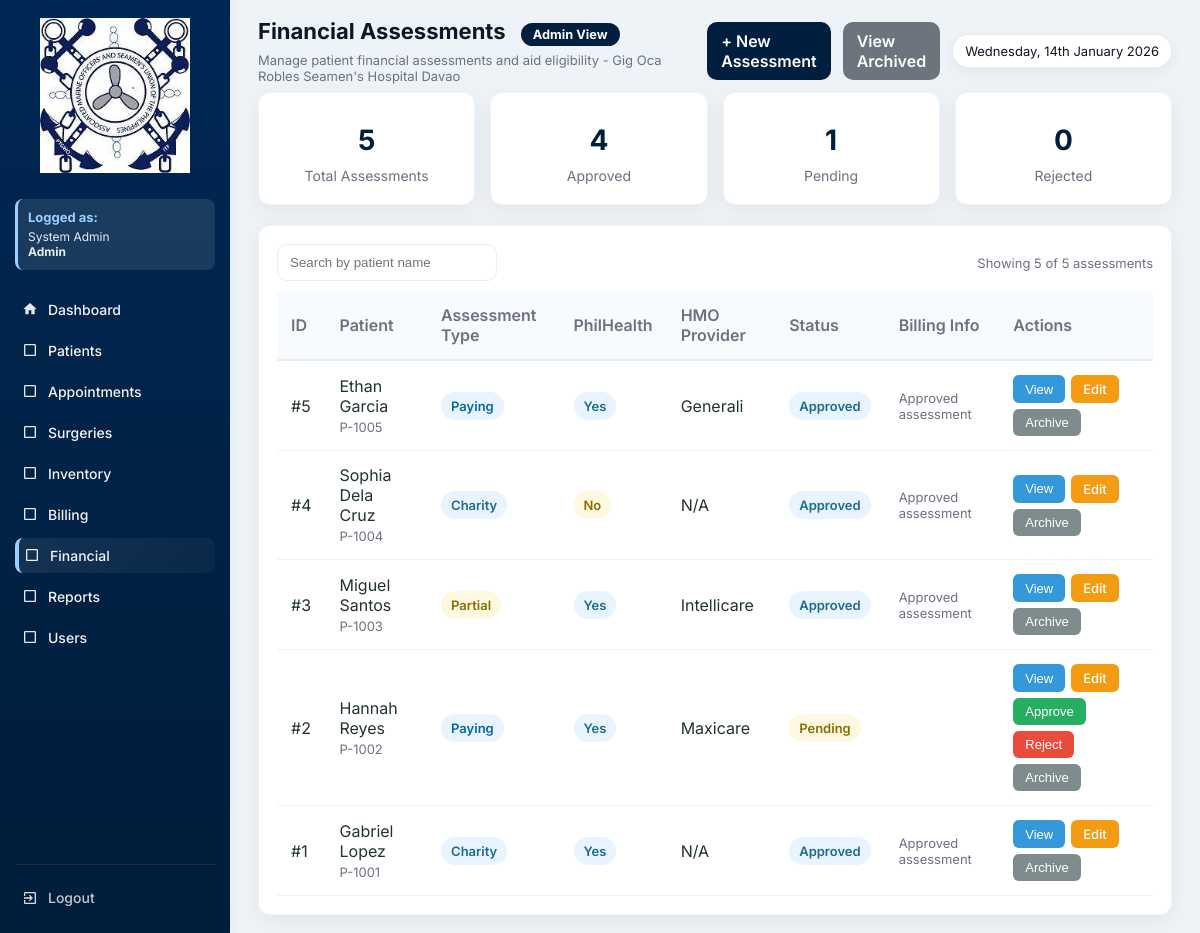
Page /financials.php (signed in) on the earlier database version.
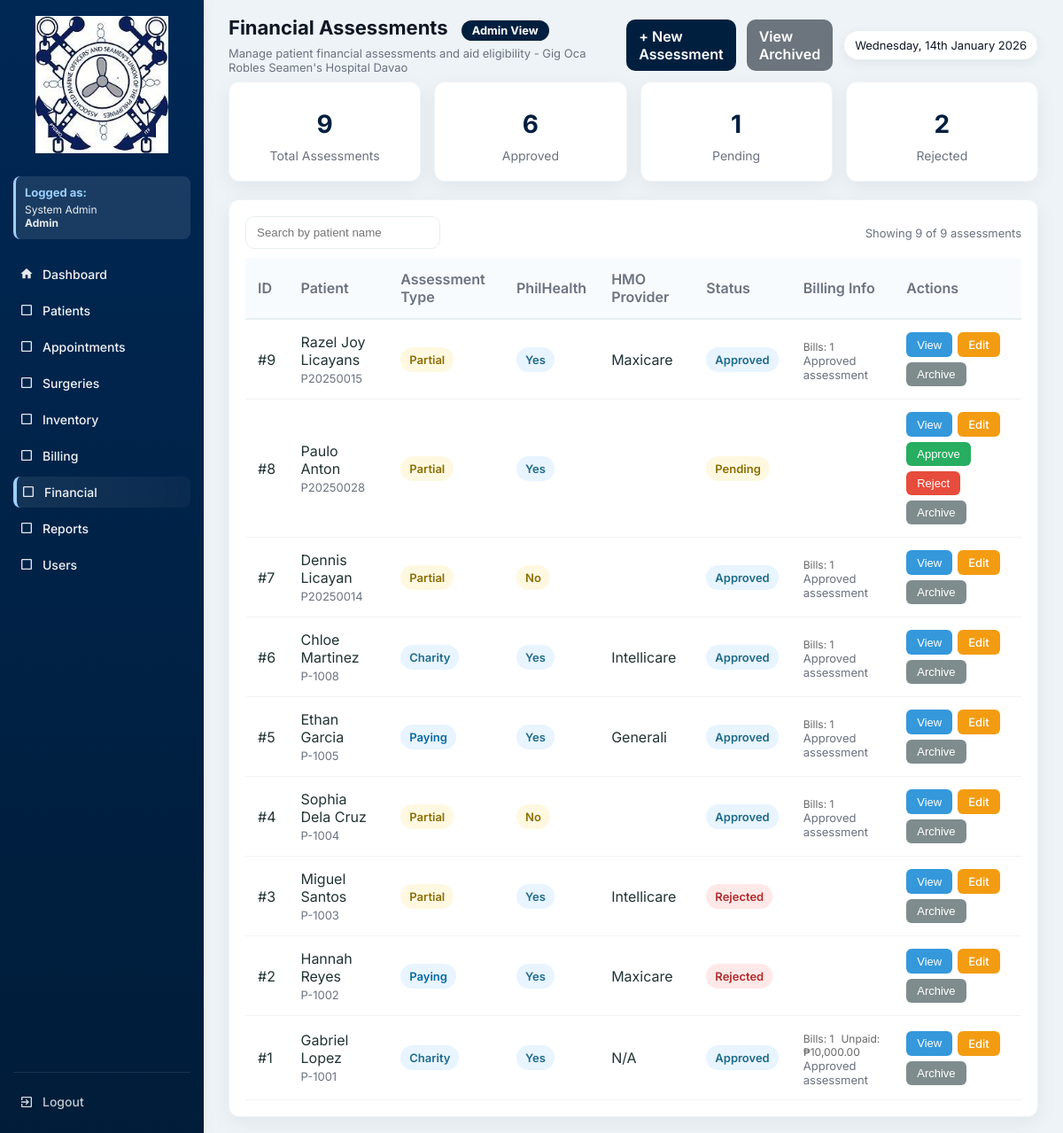
Same page on the later database version.
### tables this page shows
CREATE TABLE `financial_assessment` (
  `id` int(11) NOT NULL,
  `patient_id` int(11) DEFAULT NULL,
  `billing_id` int(11) DEFAULT NULL,
  `assessment_type` enum('Charity','Partial','Paying') DEFAULT NULL,
  `philhealth_eligible` tinyint(1) DEFAULT 0,
  `hmo_provider` varchar(100) DEFAULT NULL,
  `status` enum('Pending','Approved','Rejected') DEFAULT 'Pending',
  `is_archived` tinyint(1) DEFAULT 0,
  `archived_at` datetime DEFAULT NULL,
  `archived_by` int(11) DEFAULT NULL,
  `reviewed_at` datetime DEFAULT NULL,
  `reviewed_by` int(11) DEFAULT NULL,
  `created_at` timestamp NOT NULL DEFAULT current_timestamp()
);

CREATE TABLE `patients` (
  `id` int(11) NOT NULL,
  `patient_code` varchar(20) DEFAULT NULL,
  `first_name` varchar(100) DEFAULT NULL,
  `last_name` varchar(100) DEFAULT NULL,
  `gender` varchar(10) DEFAULT NULL,
  `sex` enum('Male','Female') DEFAULT NULL,
  `birth_date` date DEFAULT NULL,
  `phone` varchar(50) DEFAULT NULL,
  `address` text DEFAULT NULL,
  `guardian` varchar(100) DEFAULT NULL,
  `blood_type` varchar(10) DEFAULT NULL,
  `weight` decimal(5,2) DEFAULT NULL,
  `height` decimal(5,2) DEFAULT NULL,
  `pulse_rate` int(11) DEFAULT NULL,
  `temperature` decimal(4,2) DEFAULT NULL,
  `guardian_name` varchar(150) DEFAULT NULL,
  `created_at` timestamp NOT NULL DEFAULT current_timestamp(),
  `is_archived` tinyint(1) DEFAULT 0,
  `archived_at` datetime DEFAULT NULL,
  `archived_by` int(11) DEFAULT NULL
);

### functions.php (called while the page is built, shortened)
<?php
function fetchAll($conn, $sql, $types = null, $params = [])
{
    $stmt = $conn->prepare($sql);
    $stmt->execute();
    $res = $stmt->get_result();
    $rows = $res->fetch_all(MYSQLI_ASSOC);
    return $rows;
}
function fetchOne($conn, $sql, $types = null, $params = [])
{
    $stmt = $conn->prepare($sql);
    if ($types) {
        $stmt->bind_param($types, ...$params);
    }
    $stmt->execute();
    $res = $stmt->get_result();
    $row = $res->fetch_assoc();
    return $row;
}
function h($s){
    return htmlspecialchars($s, ENT_QUOTES);
}
?>

### financials.php (the view, shortened to what the changed rows need)
<?php
require 'config.php';
require 'functions.php';
$current_role = $_SESSION['role'] ?? 'Guest';
$role_permissions = [
    'Admin' => [
        'dashboard.php' => 'Dashboard',
        'patients.php' => 'Patients',
        'appointments.php' => 'Appointments',
        'surgeries.php' => 'Surgeries',
        'inventory.php' => 'Inventory',
        'billing.php' => 'Billing',
        'financials.php' => 'Financial',
        'reports.php' => 'Reports',
        'users.php' => 'Users'
    ],
    'Doctor' => [
        'dashboard.php' => 'Dashboard',
        'patients.php' => 'Patients',
        'appointments.php' => 'Appointments',
        'surgeries.php' => 'Surgeries',
        'inventory.php' => 'Inventory',
        'reports.php' => 'Reports'
    ],
    'Nurse' => [
        'dashboard.php' => 'Dashboard',
        'patients.php' => 'Patients',
        'appointments.php' => 'Appointments',
        'inventory.php' => 'Inventory',
        'reports.php' => 'Reports'
    ],
    'Staff' => [
        'dashboard.php' => 'Dashboard',
        'patients.php' => 'Patients',
        'appointments.php' => 'Appointments',
        'reports.php' => 'Reports'
    ],
    'Inventory' => [
        'dashboard.php' => 'Dashboard',
        'inventory.php' => 'Inventory',
        'reports.php' => 'Reports'
    ],
    'Billing' => [
        'dashboard.php' => 'Dashboard',
        'billing.php' => 'Billing',
        'financials.php' => 'Financial',
        'reports.php' => 'Reports'
    ],
    'SocialWorker' => [
        'dashboard.php' => 'Dashboard',
        'financials.php' => 'Financial',
        'reports.php' => 'Reports'
    ]
];
$allowed_pages = $role_permissions[$current_role] ?? ['dashboard.php' => 'Dashboard'];
$current_user_id = $_SESSION['user_id'] ?? 0;
$current_user = fetchOne($conn, "SELECT role FROM users WHERE id = ?", "i", [$current_user_id]);
$is_admin = ($current_user['role'] ?? '') === 'Admin';
$is_social_worker = ($current_user['role'] ?? '') === 'SocialWorker';
$assessments_per_page = 10;
$current_page = isset($_GET['page']) ? max(1, intval($_GET['page'])) : 1;
$offset = ($current_page - 1) * $assessments_per_page;
$show_archived = isset($_GET['show']) && $_GET['show'] === 'archived';
$archive_condition = $show_archived ? "f.is_archived = 1" : "f.is_archived = 0";
$total_assessments_query = "SELECT COUNT(*) as total FROM financial_assessment f WHERE $archive_condition";
$total_assessments_result = mysqli_query($conn, $total_assessments_query);
$total_assessments_row = mysqli_fetch_assoc($total_assessments_result);
$total_assessments = $total_assessments_row['total'];
$rows = fetchAll($conn, "
    SELECT
        f.*,
        p.first_name,
        p.last_name,
        p.patient_code,
        arch_user.full_name AS archived_by_name,
        COUNT(b.id) as bill_count,
        SUM(CASE WHEN b.status = 'Unpaid' THEN b.amount_due ELSE 0 END) as total_unpaid
    FROM financial_assessment f
    LEFT JOIN patients p ON f.patient_id = p.id
    LEFT JOIN users arch_user ON f.archived_by = arch_user.id
    LEFT JOIN billing b ON f.id = b.financial_assessment_id
    WHERE {$archive_condition}
    GROUP BY f.id
    ORDER BY f.id DESC
    LIMIT $offset, $assessments_per_page
", null, []);
$total_stats = fetchOne($conn, "SELECT COUNT(*) as total FROM financial_assessment", null, []);
$approved_stats = fetchOne($conn, "SELECT COUNT(*) as total FROM financial_assessment WHERE status = 'Approved'", null, []);
$pending_stats = fetchOne($conn, "SELECT COUNT(*) as total FROM financial_assessment WHERE status = 'Pending'", null, []);
$rejected_stats = fetchOne($conn, "SELECT COUNT(*) as total FROM financial_assessment WHERE status = 'Rejected'", null, []);
?>
<!DOCTYPE html>
<html lang="en">
<head>
</head>
<body>
  <div class="app">
    <aside class="sidebar" id="sidebar">
      <nav class="menu" id="mainMenu">
        <?php foreach($allowed_pages as $page => $label): ?>
          <?php if($page !== 'dashboard.php'): ?>
            <a href="<?php echo $page; ?>" class="menu-item <?php echo basename($_SERVER['PHP_SELF']) == $page ? 'active' : ''; ?>">
              <span class="icon">
                <?php
                  $icons = [
                    'patients.php' => '<svg viewBox="0 0 24 24" fill="currentColor"><path d="M12 12c2.21 0 4-1.79 4-4s-1.79-4-4-4-4 1.79-4 4 1.79 4 4 4zm0 2c-2.67 0-8 1.34-8 4v2h16v-2c0-2.66-5.33-4-8-4z"/></svg>',
                    'appointments.php' => '<svg viewBox="0 0 24 24" fill="currentColor"><path d="M19 3h-1V1h-2v2H8V1H6v2H5c-1.11 0-1.99.9-1.99 2L3 19c0 1.1.89 2 2 2h14c1.1 0 2-.9 2-2V5c0-1.1-.9-2-2-2zm0 16H5V8h14v11zM7 10h5v5H7z"/></svg>',
                    'surgeries.php' => '<svg viewBox="0 0 24 24" fill="currentColor"><path d="M12 2C8.13 2 5 5.13 5 9c0 5.25 7 13 7 13s7-7.75 7-13c0-3.87-3.13-7-7-7zm0 9.5c-1.38 0-2.5-1.12-2.5-2.5s1.12-2.5 2.5-2.5 2.5 1.12 2.5 2.5-1.12 2.5-2.5 2.5z"/></svg>',
                    'inventory.php' => '<svg viewBox="0 0 24 24" fill="currentColor"><path d="M20 8h-3V4H7v4H4v14h16V8zM9 6h6v2H9V6zm11 14H4v-9h16v9zm-7-7H8v-2h5v2z"/></svg>',
                    'billing.php' => '<svg viewBox="0 0 24 24" fill="currentColor"><path d="M11.8 10.9c-2.27-.59-3-1.2-3-2.15 0-1.09 1.01-1.85 2.7-1.85 1.78 0 2.44.85 2.5 2.1h2.21c-.07-1.72-1.12-3.3-3.21-3.81V3h-3v2.16c-1.94.42-3.5 1.68-3.5 3.61 0 2.31 1.91 3.46 4.7 4.13 2.5.6 3 1.48 3 2.41 0 .69-.49 1.79-2.7 1.79-2.06 0-2.87-.92-2.98-2.1h-2.2c.12 2.19 1.76 3.42 3.68 3.83V21h3v-2.15c1.95-.37 3.5-1.5 3.5-3.55 0-2.84-2.43-3.81-4.7-4.4z"/></svg>',
                    'financials.php' => '<svg viewBox="0 0 24 24" fill="currentColor"><path d="M3 13h8V3H3v10zm0 8h8v-6H3v6zm10 0h8V11h-8v10zm0-18v6h8V3h-8z"/></svg>',
                    'reports.php' => '<svg viewBox="0 0 24 24" fill="currentColor"><path d="M19 3H5c-1.1 0-2 .9-2 2v14c0 1.1.9 2 2 2h14c1.1 0 2-.9 2-2V5c0-1.1-.9-2-2-2zM9 17H7v-7h2v7zm4 0h-2V7h2v10zm4 0h-2v-4h2v4z"/></svg>',
                    'users.php' => '<svg viewBox="0 0 24 24" fill="currentColor"><path d="M16 11c1.66 0 2.99-1.34 2.99-3S17.66 5 16 5c-1.66 0-3 1.34-3 3s1.34 3 3 3zm-8 0c1.66 0 2.99-1.34 2.99-3S9.66 5 8 5C6.34 5 5 6.34 5 8s1.34 3 3 3zm0 2c-2.33 0-7 1.17-7 3.5V19h14v-2.5c0-2.33-4.67-3.5-7-3.5zm8 0c-.29 0-.62.02-.97.05 1.16.84 1.97 1.97 1.97 3.45V19h6v-2.5c0-2.33-4.67-3.5-7-3.5z"/></svg>'
                  ];
                  echo $icons[$page] ?? '<svg viewBox="0 0 24 24" fill="currentColor"><path d="M19 5v14H5V5h14m0-2H5c-1.1 0-2 .9-2 2v14c0 1.1.9 2 2 2h14c1.1 0 2-.9 2-2V5c0-1.1-.9-2-2-2z"/></svg>';
                ?>
              </span>
              <span class="label"><?php echo $label; ?></span>
            </a>
          <?php endif; ?>
        <?php endforeach; ?>
      </nav>
    </aside>
    <div class="main" id="mainContent">
      <div class="topbar">
        <div class="top-left">
          <h1>Financial Assessments <?php echo $show_archived ? '(Archived)' : ''; ?>
            <span class="role-badge role-<?php echo strtolower($current_role); ?>">
              <?php echo htmlspecialchars($current_role); ?> View
            </span>
          </h1>
        </div>
      </div>
      <?php if (!$show_archived): ?>
      <div class="stats-grid">
        <div class="stat-card">
          <div class="stat-number"><?php echo $total_stats['total']; ?></div>
          <div class="stat-label">Total Assessments</div>
        </div>
        <div class="stat-card">
          <div class="stat-number"><?php echo $approved_stats['total']; ?></div>
          <div class="stat-label">Approved</div>
        </div>
        <div class="stat-card">
          <div class="stat-number"><?php echo $pending_stats['total']; ?></div>
          <div class="stat-label">Pending</div>
        </div>
        <div class="stat-card">
          <div class="stat-number"><?php echo $rejected_stats['total']; ?></div>
          <div class="stat-label">Rejected</div>
        </div>
      </div>
      <?php endif; ?>
      <div class="table-wrap" id="financialsSection">
        <div class="table-controls">
          <div class="left-controls">
            <input type="text" id="searchInput" class="search-input" placeholder="Search by patient name">
          </div>
          <div class="muted">Showing <span id="rowCount"><?php echo count($rows); ?></span> of <?php echo number_format($total_assessments); ?> assessments</div>
        </div>
        <table id="financialsTable" aria-label="Financial assessments table">
          <thead>
            <tr>
              <th>ID</th>
              <th>Patient</th>
              <th>Assessment Type</th>
              <th>PhilHealth</th>
              <th>HMO Provider</th>
              <th>Status</th>
              <th>Billing Info</th>
              <th>Actions</th>
            </tr>
          </thead>
          <tbody>
            <?php if (count($rows) > 0): ?>
              <?php foreach($rows as $r): ?>
                <?php
                $type_class = [
                    'Charity' => 'type-charity',
                    'Partial' => 'type-partial',
                    'Paying' => 'type-paying'
                ][$r['assessment_type']] ?? 'type-partial';
                $status_class = [
                    'Pending' => 'pending',
                    'Approved' => 'approved',
                    'Rejected' => 'cancelled'
                ][$r['status']] ?? 'pending';
                $philhealth_text = $r['philhealth_eligible'] ? 'Yes' : 'No';
                $philhealth_class = $r['philhealth_eligible'] ? 'approved' : 'pending';
                $bill_count = $r['bill_count'] ?? 0;
                $total_unpaid = $r['total_unpaid'] ?? 0;
                $billing_display = "";
                if ($bill_count > 0) {
                    $billing_display = "<div class='billing-info'><span>Bills: {$bill_count}</span>";
                    if ($total_unpaid > 0) {
                        $billing_display .= "<span>Unpaid: ₱" . number_format($total_unpaid, 2) . "</span>";
                    }
                    $billing_display .= "</div>";
                }
                ?>
                <tr data-assessment-id="<?php echo h($r['id']); ?>" <?php echo !empty($r['is_archived']) ? 'style="background-color: rgba(149, 165, 166, 0.1);"' : ''; ?>>
                  <td>#<?php echo h($r['id']); ?></td>
                  <td>
                    <?php echo h($r['first_name'] . ' ' . $r['last_name']); ?><br>
                    <small class="muted"><?php echo h($r['patient_code'] ?? ''); ?></small>
                  </td>
                  <td><span class="type <?php echo $type_class; ?>"><?php echo h($r['assessment_type']); ?></span></td>
                  <td><span class="status <?php echo $philhealth_class; ?>"><?php echo $philhealth_text; ?></span></td>
                  <td><?php echo h($r['hmo_provider'] ?? 'N/A'); ?></td>
                  <td>
                    <span class="status <?php echo $status_class; ?>"><?php echo h($r['status']); ?></span>
                  </td>
                  <td>
                    <?php echo $billing_display; ?>
                    <?php if ($r['status'] === 'Approved'): ?>
                      <div class="muted">Approved assessment</div>
                    <?php endif; ?>
                  </td>
                  <td style="white-space: nowrap;">
                    <div class="action-buttons">
                      <button type="button" class="action-btn view-btn" onclick="viewAssessment(<?php echo h($r['id']); ?>)">View</button>
                      <a href="financial_form.php?id=<?php echo h($r['id']); ?>" class="action-btn edit-btn">Edit</a>
                      <?php if ($r['status'] === 'Pending' && ($is_admin || $is_social_worker) && empty($r['is_archived'])): ?>
                        <?php $patientName = addslashes(h($r['first_name'] . ' ' . $r['last_name'])); ?>
                        <button type="button" class="action-btn approve-btn" onclick="confirmApprove(<?php echo h($r['id']); ?>, '<?php echo $patientName; ?>')">Approve</button>
                        <button type="button" class="action-btn reject-btn" onclick="confirmReject(<?php echo h($r['id']); ?>, '<?php echo $patientName; ?>')">Reject</button>
                      <?php endif; ?>
                      <?php if (($is_admin || $is_social_worker)): ?>
                        <?php $patientName = addslashes(h($r['first_name'] . ' ' . $r['last_name'])); ?>
                        <?php if (!empty($r['is_archived'])): ?>
                          <button type="button" class="action-btn restore-btn" onclick="confirmRestore(<?php echo h($r['id']); ?>, '<?php echo $patientName; ?>')">Restore</button>
                        <?php else: ?>
                          <button type="button" class="action-btn archive-btn" onclick="confirmArchive(<?php echo h($r['id']); ?>, '<?php echo $patientName; ?>')">Archive</button>
                        <?php endif; ?>
                      <?php endif; ?>
                    </div>
                  </td>
                </tr>
              <?php endforeach; ?>
            <?php endif; ?>
          </tbody>
        </table>
      </div>
    </div>
  </div>
</body>
</html>

Differences in the rows shown:
added financial_assessment: id "9", patient.last_name "Razel Joy Licayans", patient.patient_code "P20250015", assessment_type "Partial", philhealth_eligible "Yes", hmo_provider "Maxicare", status "Approved", bill_count "1", shows "Approved assessment"
added financial_assessment: id "8", patient.last_name "Paulo Anton", patient.patient_code "P20250028", assessment_type "Partial", philhealth_eligible "Yes", status "Pending"
added financial_assessment: id "7", patient.last_name "Dennis Licayan", patient.patient_code "P20250014", assessment_type "Partial", philhealth_eligible "No", status "Approved", bill_count "1", shows "Approved assessment"
added financial_assessment: id "6", patient.last_name "Chloe Martinez", patient.patient_code "P-1008", assessment_type "Charity", philhealth_eligible "Yes", hmo_provider "Intellicare", status "Approved", bill_count "1", shows "Approved assessment"
changed financial_assessment "Generali": bill_count (not shown) → "1"
changed financial_assessment "Sophia Dela Cruz": assessment_type "Charity" → "Partial"; bill_count (not shown) → "1"; hmo_provider "N/A" → (not shown)
changed financial_assessment "Miguel Santos": status "Approved" → "Rejected"; no longer shows "Approved assessment"
changed financial_assessment "Hannah Reyes": status "Pending" → "Rejected"; no longer shows "Approve Reject"
changed financial_assessment "Gabriel Lopez": bill_count (not shown) → "1"; total_unpaid (not shown) → "10,000.00"
Other differences:
$total_stats['total']: "5" → "9"
$approved_stats['total']: "4" → "6"
$rejected_stats['total']: "0" → "2"
count($rows): "5" → "9"
$total_assessments: "5" → "9"
